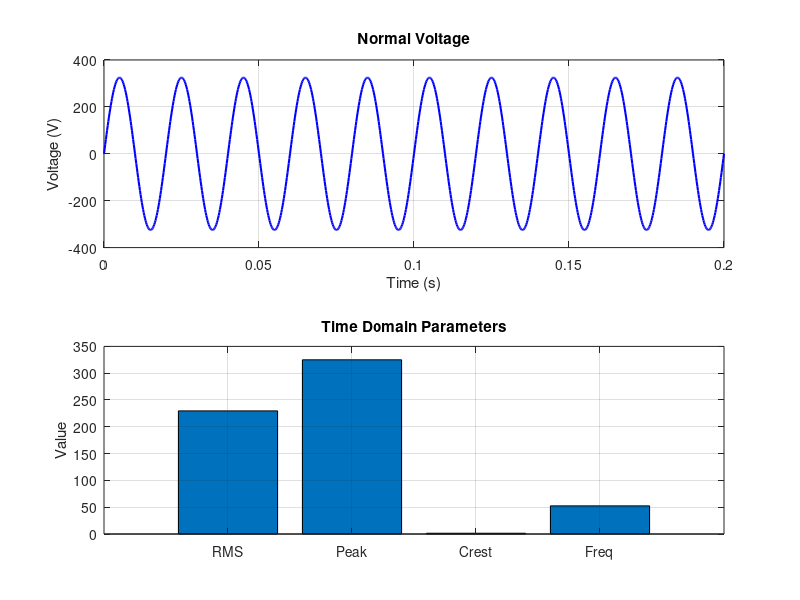

Reproduce this figure in MATLAB.
clc;
clear;
close all;

%% Sampling Parameters
Fs = 5000;          % Sampling Frequency
f = 50;             % Fundamental Frequency
T = 0.2;            % Duration
t = 0:1/Fs:T;

Vm = 325;           % Peak Voltage (230 V RMS)

%% Select Disturbance
choice = 1;         % Change from 1 to 7

switch choice

    case 1
        V = Vm*sin(2*pi*f*t);
        titleText = 'Normal Voltage';

    case 2
        V = Vm*sin(2*pi*f*t);
        idx = t>=0.05 & t<=0.12;
        V(idx) = 0.6*V(idx);
        titleText = 'Voltage Sag';

    case 3
        V = Vm*sin(2*pi*f*t);
        idx = t>=0.05 & t<=0.12;
        V(idx) = 1.3*V(idx);
        titleText = 'Voltage Swell';

    case 4
        V = Vm*sin(2*pi*f*t);
        idx = t>=0.05 & t<=0.12;
        V(idx) = 0;
        titleText = 'Voltage Interruption';

    case 5
        V = Vm*sin(2*pi*f*t) ...
          + 0.20*Vm*sin(2*pi*150*t) ...
          + 0.10*Vm*sin(2*pi*250*t);
        titleText = 'Harmonic Distortion';

    case 6
        V = Vm*sin(2*pi*52*t);
        titleText = 'Frequency Variation';

    case 7
        V = Vm*sin(2*pi*f*t);
        idx = t>=0.08 & t<=0.081;
        V(idx) = V(idx) + 300;
        titleText = 'Transient';

end

%% Time-Domain Calculations

Vrms = rms(V);

Vpeak = max(abs(V));

Vavg = mean(V);

CrestFactor = Vpeak / Vrms;

%% Frequency Estimation using Zero Crossings

zeroCross = find(diff(sign(V)));

EstimatedFrequency = length(zeroCross)/(2*T);

%% Display Results

fprintf('\n');
fprintf('========= TIME DOMAIN ANALYSIS =========\n');
fprintf('Signal               : %s\n',titleText);
fprintf('RMS Voltage          : %.2f V\n',Vrms);
fprintf('Peak Voltage         : %.2f V\n',Vpeak);
fprintf('Average Voltage      : %.2f V\n',Vavg);
fprintf('Crest Factor         : %.2f\n',CrestFactor);
fprintf('Estimated Frequency  : %.2f Hz\n',EstimatedFrequency);

%% Plot

figure;

subplot(2,1,1)
plot(t,V,'b','LineWidth',1.5);
grid on;
xlabel('Time (s)');
ylabel('Voltage (V)');
title(titleText);

subplot(2,1,2)

bar([Vrms Vpeak CrestFactor EstimatedFrequency]);

xticklabels({'RMS','Peak','Crest','Freq'});

ylabel('Value');

grid on;

title('Time Domain Parameters');
